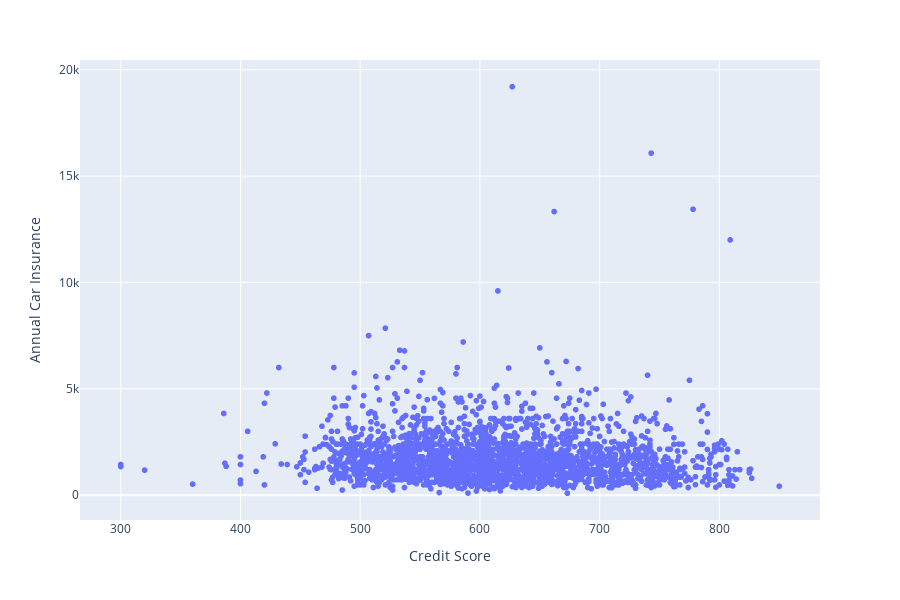

Notebook source saved alongside this figure:
### Markdown cell above
This graph really isn't helpful because we have some outliers! Lets remove those individuals and just look at the individuals that pay an Annual Car Insurance rate between $0 & $20K annually.

### Code cell
#Here we are removing the outliers and regraphing our values
car_insurance1=car_insurance[(car_insurance['Annual Car Insurance']>0)&(car_insurance['Annual Car Insurance']<20000)]
fig = px.scatter(car_insurance1, x="Credit Score", y="Annual Car Insurance", hover_data=['Credit Score','Annual Car Insurance'])
fig.show()

### Figure 1 — Plotly figure (JSON) as saved in the notebook; plotly's stock layout.template omitted (floating-point values rounded to 4 significant figures; data arrays with more than 128 entries replaced by an {"elided": "..."} marker saying what was removed)
{"data": [{"customdata": {"elided": "2378x2 int values"}, "hoverlabel": {"namelength": 0}, "hovertemplate": "Credit Score=%{customdata[0]}<br>Annual Car Insurance=%{customdata[1]}", "legendgroup": "", "marker": {"color": "#636efa", "symbol": "circle"}, "mode": "markers", "name": "", "showlegend": false, "type": "scattergl", "x": {"elided": "2378 int values"}, "xaxis": "x", "y": {"elided": "2378 int values"}, "yaxis": "y"}], "layout": {"height": 600, "legend": {"tracegroupgap": 0}, "margin": {"t": 60}, "xaxis": {"anchor": "y", "domain": [0, 1], "title": {"text": "Credit Score"}}, "yaxis": {"anchor": "x", "domain": [0, 1], "title": {"text": "Annual Car Insurance"}}}}
